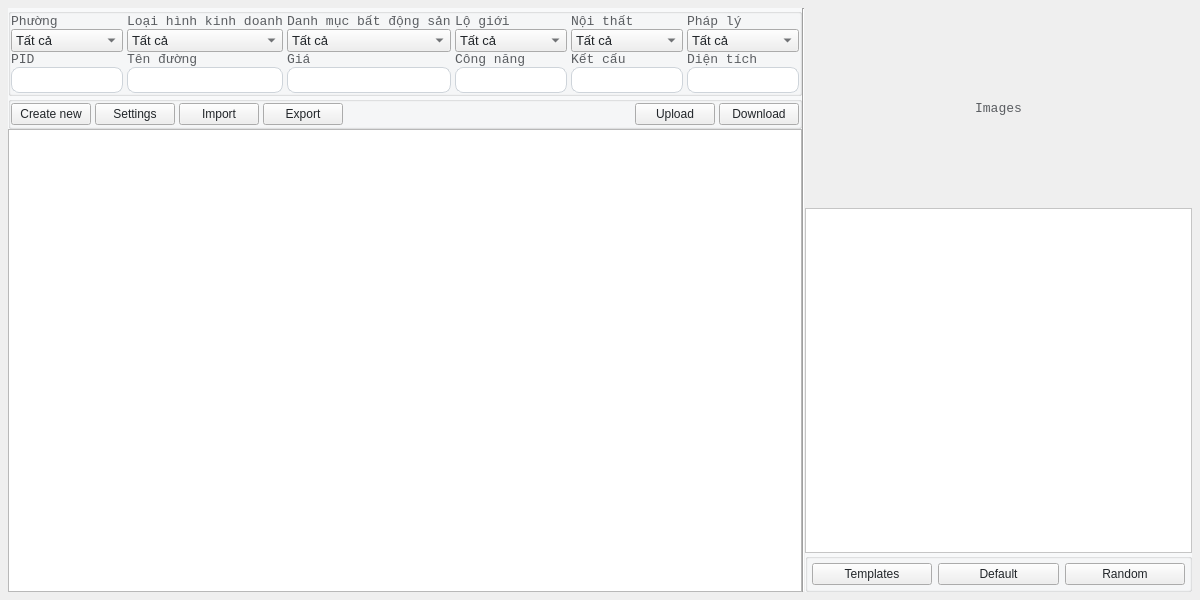
<?xml version="1.0" encoding="UTF-8"?>
<ui version="4.0">
 <class>PageREProduct</class>
 <widget class="QWidget" name="PageREProduct">
  <property name="geometry">
   <rect>
    <x>0</x>
    <y>0</y>
    <width>1200</width>
    <height>600</height>
   </rect>
  </property>
  <property name="font">
   <font>
    <family>Courier New</family>
   </font>
  </property>
  <property name="windowTitle">
   <string>Form</string>
  </property>
  <property name="styleSheet">
   <string notr="true">#REProduct{
  font-family: &quot;Courier New&quot;;
  background-color: #FFFFFF;
}
QGroupBox {
  font-family: &quot;Courier New&quot;;
  font-size: 13px;
  background-color: rgba(248, 249, 250, 1);
}
QLineEdit {
  padding: 4px 0;
  border: 1px solid #ced4da;
  border-radius: 8px;
  margin-left: 8px;
  padding-left: 4px;
  background-color: #FFFFFF;
  color:#212529;
}
QPlainTextEdit {
	background-color: #FFFFFF;
  color:#212529;
}
QLabel {
  font-family: &quot;Courier New&quot;;
  font-size: 13px;
  color: rgb(90, 93, 97);
}
QRadioButton {
  font-family: &quot;Courier New&quot;;
  font-size: 13px;
  color: #212529;
}
QComboBox {
  font-family: &quot;Courier New&quot;;
  font-size: 13px;
  color: #212529;
}
QPushButton {
  color: #212529;
}

</string>
  </property>
  <layout class="QHBoxLayout" name="horizontalLayout_6">
   <property name="spacing">
    <number>0</number>
   </property>
   <property name="leftMargin">
    <number>8</number>
   </property>
   <property name="topMargin">
    <number>8</number>
   </property>
   <property name="rightMargin">
    <number>8</number>
   </property>
   <property name="bottomMargin">
    <number>8</number>
   </property>
   <item>
    <layout class="QHBoxLayout" name="horizontalLayout_5">
     <item>
      <widget class="QWidget" name="contents_container_w" native="true">
       <layout class="QVBoxLayout" name="verticalLayout_28">
        <property name="spacing">
         <number>0</number>
        </property>
        <property name="leftMargin">
         <number>0</number>
        </property>
        <property name="topMargin">
         <number>0</number>
        </property>
        <property name="rightMargin">
         <number>0</number>
        </property>
        <property name="bottomMargin">
         <number>0</number>
        </property>
        <item>
         <layout class="QVBoxLayout" name="verticalLayout_27">
          <property name="spacing">
           <number>0</number>
          </property>
          <property name="bottomMargin">
           <number>0</number>
          </property>
          <item>
           <widget class="QGroupBox" name="search_container">
            <property name="maximumSize">
             <size>
              <width>16777215</width>
              <height>16777215</height>
             </size>
            </property>
            <property name="font">
             <font>
              <family>Courier New</family>
              <pointsize>-1</pointsize>
             </font>
            </property>
            <property name="autoFillBackground">
             <bool>false</bool>
            </property>
            <property name="styleSheet">
             <string notr="true"/>
            </property>
            <property name="title">
             <string/>
            </property>
            <layout class="QGridLayout" name="gridLayout_3">
             <property name="leftMargin">
              <number>0</number>
             </property>
             <property name="topMargin">
              <number>0</number>
             </property>
             <property name="rightMargin">
              <number>0</number>
             </property>
             <property name="bottomMargin">
              <number>0</number>
             </property>
             <property name="spacing">
              <number>0</number>
             </property>
             <item row="0" column="0">
              <layout class="QGridLayout" name="gridLayout">
               <property name="leftMargin">
                <number>0</number>
               </property>
               <property name="topMargin">
                <number>0</number>
               </property>
               <property name="rightMargin">
                <number>0</number>
               </property>
               <property name="bottomMargin">
                <number>0</number>
               </property>
               <property name="horizontalSpacing">
                <number>4</number>
               </property>
               <property name="verticalSpacing">
                <number>0</number>
               </property>
               <item row="1" column="4">
                <widget class="QWidget" name="function_cotnainer_w" native="true">
                 <layout class="QVBoxLayout" name="verticalLayout_9">
                  <property name="spacing">
                   <number>0</number>
                  </property>
                  <property name="leftMargin">
                   <number>0</number>
                  </property>
                  <property name="topMargin">
                   <number>0</number>
                  </property>
                  <property name="rightMargin">
                   <number>0</number>
                  </property>
                  <property name="bottomMargin">
                   <number>0</number>
                  </property>
                  <item>
                   <layout class="QVBoxLayout" name="verticalLayout_10">
                    <item>
                     <widget class="QLabel" name="function_label">
                      <property name="font">
                       <font>
                        <family>Courier New</family>
                        <pointsize>-1</pointsize>
                       </font>
                      </property>
                      <property name="styleSheet">
                       <string notr="true">margin: 0;</string>
                      </property>
                      <property name="text">
                       <string>Công năng</string>
                      </property>
                     </widget>
                    </item>
                    <item>
                     <widget class="QLineEdit" name="function_input">
                      <property name="styleSheet">
                       <string notr="true">margin: 0;
padding-left: 4px;</string>
                      </property>
                     </widget>
                    </item>
                   </layout>
                  </item>
                 </layout>
                </widget>
               </item>
               <item row="0" column="0">
                <widget class="QWidget" name="wards_container_w" native="true">
                 <layout class="QVBoxLayout" name="verticalLayout_15">
                  <property name="spacing">
                   <number>0</number>
                  </property>
                  <property name="leftMargin">
                   <number>0</number>
                  </property>
                  <property name="topMargin">
                   <number>0</number>
                  </property>
                  <property name="rightMargin">
                   <number>0</number>
                  </property>
                  <property name="bottomMargin">
                   <number>0</number>
                  </property>
                  <item>
                   <layout class="QVBoxLayout" name="verticalLayout_16">
                    <item>
                     <widget class="QLabel" name="wards_label">
                      <property name="font">
                       <font>
                        <family>Courier New</family>
                        <pointsize>-1</pointsize>
                       </font>
                      </property>
                      <property name="styleSheet">
                       <string notr="true">margin: 0;</string>
                      </property>
                      <property name="text">
                       <string>Phường</string>
                      </property>
                     </widget>
                    </item>
                    <item>
                     <widget class="QComboBox" name="wards_combobox">
                      <item>
                       <property name="text">
                        <string>Tất cả</string>
                       </property>
                      </item>
                     </widget>
                    </item>
                   </layout>
                  </item>
                 </layout>
                </widget>
               </item>
               <item row="0" column="1">
                <widget class="QWidget" name="options_container_w" native="true">
                 <property name="styleSheet">
                  <string notr="true">padding</string>
                 </property>
                 <layout class="QVBoxLayout" name="verticalLayout_13">
                  <property name="spacing">
                   <number>0</number>
                  </property>
                  <property name="leftMargin">
                   <number>0</number>
                  </property>
                  <property name="topMargin">
                   <number>0</number>
                  </property>
                  <property name="rightMargin">
                   <number>0</number>
                  </property>
                  <property name="bottomMargin">
                   <number>0</number>
                  </property>
                  <item>
                   <layout class="QVBoxLayout" name="verticalLayout_14">
                    <item>
                     <widget class="QLabel" name="options_label">
                      <property name="font">
                       <font>
                        <family>Courier New</family>
                        <pointsize>-1</pointsize>
                       </font>
                      </property>
                      <property name="styleSheet">
                       <string notr="true">margin: 0;</string>
                      </property>
                      <property name="text">
                       <string>Loại hình kinh doanh</string>
                      </property>
                     </widget>
                    </item>
                    <item>
                     <widget class="QComboBox" name="options_combobox">
                      <item>
                       <property name="text">
                        <string>Tất cả</string>
                       </property>
                      </item>
                     </widget>
                    </item>
                   </layout>
                  </item>
                 </layout>
                </widget>
               </item>
               <item row="0" column="3">
                <widget class="QWidget" name="categories_container_w" native="true">
                 <layout class="QVBoxLayout" name="verticalLayout_25">
                  <property name="spacing">
                   <number>0</number>
                  </property>
                  <property name="leftMargin">
                   <number>0</number>
                  </property>
                  <property name="topMargin">
                   <number>0</number>
                  </property>
                  <property name="rightMargin">
                   <number>0</number>
                  </property>
                  <property name="bottomMargin">
                   <number>0</number>
                  </property>
                  <item>
                   <layout class="QVBoxLayout" name="verticalLayout_26">
                    <item>
                     <widget class="QLabel" name="categories_label">
                      <property name="font">
                       <font>
                        <family>Courier New</family>
                        <pointsize>-1</pointsize>
                       </font>
                      </property>
                      <property name="styleSheet">
                       <string notr="true">margin: 0;</string>
                      </property>
                      <property name="text">
                       <string>Danh mục bất động sản</string>
                      </property>
                     </widget>
                    </item>
                    <item>
                     <widget class="QComboBox" name="categories_combobox">
                      <item>
                       <property name="text">
                        <string>Tất cả</string>
                       </property>
                      </item>
                     </widget>
                    </item>
                   </layout>
                  </item>
                 </layout>
                </widget>
               </item>
               <item row="0" column="4">
                <widget class="QWidget" name="building_line_s_container_w" native="true">
                 <layout class="QVBoxLayout" name="verticalLayout_21">
                  <property name="spacing">
                   <number>0</number>
                  </property>
                  <property name="leftMargin">
                   <number>0</number>
                  </property>
                  <property name="topMargin">
                   <number>0</number>
                  </property>
                  <property name="rightMargin">
                   <number>0</number>
                  </property>
                  <property name="bottomMargin">
                   <number>0</number>
                  </property>
                  <item>
                   <layout class="QVBoxLayout" name="verticalLayout_22">
                    <item>
                     <widget class="QLabel" name="building_line_s_label">
                      <property name="font">
                       <font>
                        <family>Courier New</family>
                        <pointsize>-1</pointsize>
                       </font>
                      </property>
                      <property name="styleSheet">
                       <string notr="true">margin: 0;</string>
                      </property>
                      <property name="text">
                       <string>Lộ giới</string>
                      </property>
                     </widget>
                    </item>
                    <item>
                     <widget class="QComboBox" name="building_line_s_combobox">
                      <item>
                       <property name="text">
                        <string>Tất cả</string>
                       </property>
                      </item>
                     </widget>
                    </item>
                   </layout>
                  </item>
                 </layout>
                </widget>
               </item>
               <item row="0" column="5">
                <widget class="QWidget" name="furniture_s_container_w" native="true">
                 <layout class="QVBoxLayout" name="verticalLayout_19">
                  <property name="spacing">
                   <number>0</number>
                  </property>
                  <property name="leftMargin">
                   <number>0</number>
                  </property>
                  <property name="topMargin">
                   <number>0</number>
                  </property>
                  <property name="rightMargin">
                   <number>0</number>
                  </property>
                  <property name="bottomMargin">
                   <number>0</number>
                  </property>
                  <item>
                   <layout class="QVBoxLayout" name="verticalLayout_20">
                    <item>
                     <widget class="QLabel" name="furniture_s_lable">
                      <property name="font">
                       <font>
                        <family>Courier New</family>
                        <pointsize>-1</pointsize>
                       </font>
                      </property>
                      <property name="styleSheet">
                       <string notr="true">margin: 0;</string>
                      </property>
                      <property name="text">
                       <string>Nội thất</string>
                      </property>
                     </widget>
                    </item>
                    <item>
                     <widget class="QComboBox" name="furniture_s_combobox">
                      <item>
                       <property name="text">
                        <string>Tất cả</string>
                       </property>
                      </item>
                     </widget>
                    </item>
                   </layout>
                  </item>
                 </layout>
                </widget>
               </item>
               <item row="0" column="6">
                <widget class="QWidget" name="legal_s_container_w" native="true">
                 <layout class="QVBoxLayout" name="verticalLayout_23">
                  <property name="spacing">
                   <number>0</number>
                  </property>
                  <property name="leftMargin">
                   <number>0</number>
                  </property>
                  <property name="topMargin">
                   <number>0</number>
                  </property>
                  <property name="rightMargin">
                   <number>0</number>
                  </property>
                  <property name="bottomMargin">
                   <number>0</number>
                  </property>
                  <item>
                   <layout class="QVBoxLayout" name="verticalLayout_24">
                    <item>
                     <widget class="QLabel" name="legal_s_label">
                      <property name="font">
                       <font>
                        <family>Courier New</family>
                        <pointsize>-1</pointsize>
                       </font>
                      </property>
                      <property name="styleSheet">
                       <string notr="true">margin: 0;</string>
                      </property>
                      <property name="text">
                       <string>Pháp lý</string>
                      </property>
                     </widget>
                    </item>
                    <item>
                     <widget class="QComboBox" name="legal_s_combobox">
                      <item>
                       <property name="text">
                        <string>Tất cả</string>
                       </property>
                      </item>
                     </widget>
                    </item>
                   </layout>
                  </item>
                 </layout>
                </widget>
               </item>
               <item row="1" column="0">
                <widget class="QWidget" name="pid_container_w" native="true">
                 <layout class="QVBoxLayout" name="verticalLayout_2">
                  <property name="spacing">
                   <number>0</number>
                  </property>
                  <property name="leftMargin">
                   <number>0</number>
                  </property>
                  <property name="topMargin">
                   <number>0</number>
                  </property>
                  <property name="rightMargin">
                   <number>0</number>
                  </property>
                  <property name="bottomMargin">
                   <number>0</number>
                  </property>
                  <item>
                   <layout class="QVBoxLayout" name="verticalLayout">
                    <item>
                     <widget class="QLabel" name="pid_label">
                      <property name="font">
                       <font>
                        <family>Courier New</family>
                        <pointsize>-1</pointsize>
                       </font>
                      </property>
                      <property name="styleSheet">
                       <string notr="true">margin: 0;</string>
                      </property>
                      <property name="text">
                       <string>PID</string>
                      </property>
                     </widget>
                    </item>
                    <item>
                     <widget class="QLineEdit" name="pid_input">
                      <property name="styleSheet">
                       <string notr="true">margin: 0;
padding-left: 4px;</string>
                      </property>
                     </widget>
                    </item>
                   </layout>
                  </item>
                 </layout>
                </widget>
               </item>
               <item row="1" column="1">
                <widget class="QWidget" name="street_container_w" native="true">
                 <layout class="QVBoxLayout" name="verticalLayout_3">
                  <property name="spacing">
                   <number>0</number>
                  </property>
                  <property name="leftMargin">
                   <number>0</number>
                  </property>
                  <property name="topMargin">
                   <number>0</number>
                  </property>
                  <property name="rightMargin">
                   <number>0</number>
                  </property>
                  <property name="bottomMargin">
                   <number>0</number>
                  </property>
                  <item>
                   <layout class="QVBoxLayout" name="verticalLayout_4">
                    <item>
                     <widget class="QLabel" name="street_label">
                      <property name="font">
                       <font>
                        <family>Courier New</family>
                        <pointsize>-1</pointsize>
                       </font>
                      </property>
                      <property name="styleSheet">
                       <string notr="true">margin: 0;</string>
                      </property>
                      <property name="text">
                       <string>Tên đường</string>
                      </property>
                     </widget>
                    </item>
                    <item>
                     <widget class="QLineEdit" name="street_input">
                      <property name="styleSheet">
                       <string notr="true">margin: 0;
padding-left: 4px;</string>
                      </property>
                     </widget>
                    </item>
                   </layout>
                  </item>
                 </layout>
                </widget>
               </item>
               <item row="1" column="6">
                <widget class="QWidget" name="area_container_w" native="true">
                 <layout class="QVBoxLayout" name="verticalLayout_5">
                  <property name="spacing">
                   <number>0</number>
                  </property>
                  <property name="leftMargin">
                   <number>0</number>
                  </property>
                  <property name="topMargin">
                   <number>0</number>
                  </property>
                  <property name="rightMargin">
                   <number>0</number>
                  </property>
                  <property name="bottomMargin">
                   <number>0</number>
                  </property>
                  <item>
                   <layout class="QVBoxLayout" name="verticalLayout_6">
                    <item>
                     <widget class="QLabel" name="area_label">
                      <property name="font">
                       <font>
                        <family>Courier New</family>
                        <pointsize>-1</pointsize>
                       </font>
                      </property>
                      <property name="styleSheet">
                       <string notr="true">margin: 0;</string>
                      </property>
                      <property name="text">
                       <string>Diện tích</string>
                      </property>
                     </widget>
                    </item>
                    <item>
                     <widget class="QLineEdit" name="area_input">
                      <property name="styleSheet">
                       <string notr="true">margin: 0;
padding-left: 4px;</string>
                      </property>
                     </widget>
                    </item>
                   </layout>
                  </item>
                 </layout>
                </widget>
               </item>
               <item row="1" column="3">
                <widget class="QWidget" name="price_container_w" native="true">
                 <layout class="QVBoxLayout" name="verticalLayout_11">
                  <property name="spacing">
                   <number>0</number>
                  </property>
                  <property name="leftMargin">
                   <number>0</number>
                  </property>
                  <property name="topMargin">
                   <number>0</number>
                  </property>
                  <property name="rightMargin">
                   <number>0</number>
                  </property>
                  <property name="bottomMargin">
                   <number>0</number>
                  </property>
                  <item>
                   <layout class="QVBoxLayout" name="verticalLayout_12">
                    <item>
                     <widget class="QLabel" name="price_label">
                      <property name="font">
                       <font>
                        <family>Courier New</family>
                        <pointsize>-1</pointsize>
                       </font>
                      </property>
                      <property name="styleSheet">
                       <string notr="true">margin: 0;</string>
                      </property>
                      <property name="text">
                       <string>Giá</string>
                      </property>
                     </widget>
                    </item>
                    <item>
                     <widget class="QLineEdit" name="price_input">
                      <property name="styleSheet">
                       <string notr="true">margin: 0;
padding-left: 4px;</string>
                      </property>
                     </widget>
                    </item>
                   </layout>
                  </item>
                 </layout>
                </widget>
               </item>
               <item row="1" column="5">
                <widget class="QWidget" name="structure_container_w" native="true">
                 <layout class="QVBoxLayout" name="verticalLayout_7">
                  <property name="spacing">
                   <number>0</number>
                  </property>
                  <property name="leftMargin">
                   <number>0</number>
                  </property>
                  <property name="topMargin">
                   <number>0</number>
                  </property>
                  <property name="rightMargin">
                   <number>0</number>
                  </property>
                  <property name="bottomMargin">
                   <number>0</number>
                  </property>
                  <item>
                   <layout class="QVBoxLayout" name="verticalLayout_8">
                    <item>
                     <widget class="QLabel" name="structure_label">
                      <property name="font">
                       <font>
                        <family>Courier New</family>
                        <pointsize>-1</pointsize>
                       </font>
                      </property>
                      <property name="styleSheet">
                       <string notr="true">margin: 0;</string>
                      </property>
                      <property name="text">
                       <string>Kết cấu</string>
                      </property>
                     </widget>
                    </item>
                    <item>
                     <widget class="QLineEdit" name="structure_input">
                      <property name="styleSheet">
                       <string notr="true">margin: 0;
padding-left: 4px;</string>
                      </property>
                     </widget>
                    </item>
                   </layout>
                  </item>
                 </layout>
                </widget>
               </item>
              </layout>
             </item>
            </layout>
           </widget>
          </item>
          <item>
           <widget class="QGroupBox" name="actions_container_w">
            <property name="styleSheet">
             <string notr="true"/>
            </property>
            <property name="title">
             <string/>
            </property>
            <layout class="QHBoxLayout" name="horizontalLayout_2" stretch="0">
             <property name="spacing">
              <number>4</number>
             </property>
             <property name="leftMargin">
              <number>0</number>
             </property>
             <property name="topMargin">
              <number>0</number>
             </property>
             <property name="rightMargin">
              <number>0</number>
             </property>
             <property name="bottomMargin">
              <number>0</number>
             </property>
             <item>
              <layout class="QHBoxLayout" name="horizontalLayout">
               <item>
                <widget class="QPushButton" name="action_create_btn">
                 <property name="text">
                  <string>Create new</string>
                 </property>
                </widget>
               </item>
               <item>
                <widget class="QPushButton" name="action_settings_btn">
                 <property name="text">
                  <string>Settings</string>
                 </property>
                </widget>
               </item>
               <item>
                <widget class="QPushButton" name="action_import_btn">
                 <property name="text">
                  <string>Import</string>
                 </property>
                </widget>
               </item>
               <item>
                <widget class="QPushButton" name="action_export_btn">
                 <property name="text">
                  <string>Export</string>
                 </property>
                </widget>
               </item>
               <item>
                <spacer name="space">
                 <property name="orientation">
                  <enum>Qt::Orientation::Horizontal</enum>
                 </property>
                 <property name="sizeHint" stdset="0">
                  <size>
                   <width>40</width>
                   <height>20</height>
                  </size>
                 </property>
                </spacer>
               </item>
               <item>
                <widget class="QPushButton" name="action_upload_btn">
                 <property name="text">
                  <string>Upload</string>
                 </property>
                </widget>
               </item>
               <item>
                <widget class="QPushButton" name="action_download_btn">
                 <property name="text">
                  <string>Download</string>
                 </property>
                </widget>
               </item>
              </layout>
             </item>
            </layout>
           </widget>
          </item>
          <item>
           <widget class="QTableView" name="products_table"/>
          </item>
         </layout>
        </item>
       </layout>
      </widget>
     </item>
     <item>
      <widget class="Line" name="line">
       <property name="styleSheet">
        <string notr="true">margin:0;</string>
       </property>
       <property name="orientation">
        <enum>Qt::Orientation::Vertical</enum>
       </property>
      </widget>
     </item>
     <item>
      <widget class="QWidget" name="details_container_w" native="true">
       <layout class="QVBoxLayout" name="verticalLayout_18">
        <property name="spacing">
         <number>0</number>
        </property>
        <property name="leftMargin">
         <number>0</number>
        </property>
        <property name="topMargin">
         <number>0</number>
        </property>
        <property name="rightMargin">
         <number>0</number>
        </property>
        <property name="bottomMargin">
         <number>0</number>
        </property>
        <item>
         <layout class="QVBoxLayout" name="verticalLayout_17">
          <item>
           <widget class="QLabel" name="image_label">
            <property name="minimumSize">
             <size>
              <width>0</width>
              <height>200</height>
             </size>
            </property>
            <property name="maximumSize">
             <size>
              <width>16777215</width>
              <height>16777215</height>
             </size>
            </property>
            <property name="text">
             <string>Images</string>
            </property>
            <property name="alignment">
             <set>Qt::AlignmentFlag::AlignCenter</set>
            </property>
           </widget>
          </item>
          <item>
           <widget class="QPlainTextEdit" name="detail_text"/>
          </item>
          <item>
           <widget class="QGroupBox" name="detail_action_container_w">
            <property name="title">
             <string/>
            </property>
            <layout class="QHBoxLayout" name="horizontalLayout_4">
             <property name="leftMargin">
              <number>4</number>
             </property>
             <property name="topMargin">
              <number>4</number>
             </property>
             <property name="rightMargin">
              <number>4</number>
             </property>
             <property name="bottomMargin">
              <number>4</number>
             </property>
             <item>
              <layout class="QHBoxLayout" name="horizontalLayout_3">
               <item>
                <widget class="QPushButton" name="action_templates_btn">
                 <property name="text">
                  <string>Templates</string>
                 </property>
                </widget>
               </item>
               <item>
                <widget class="QPushButton" name="action_default_btn">
                 <property name="text">
                  <string>Default</string>
                 </property>
                </widget>
               </item>
               <item>
                <widget class="QPushButton" name="action_random_btn">
                 <property name="text">
                  <string>Random</string>
                 </property>
                </widget>
               </item>
              </layout>
             </item>
            </layout>
           </widget>
          </item>
         </layout>
        </item>
       </layout>
      </widget>
     </item>
    </layout>
   </item>
  </layout>
 </widget>
 <resources/>
 <connections/>
</ui>
